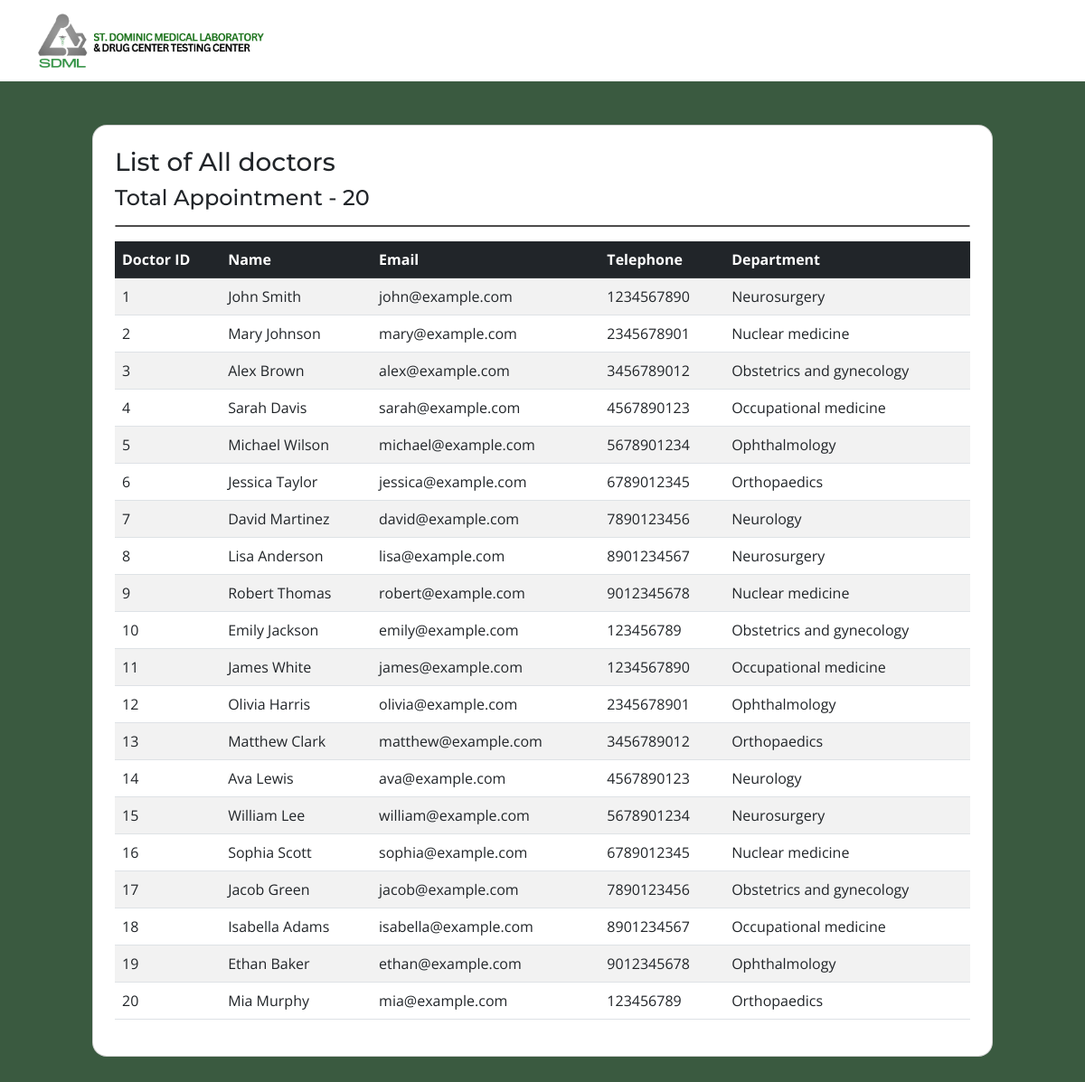
Screenshot of /all_doctors.php (signed in) with the database file from the repository.
### tables this page shows
CREATE TABLE IF NOT EXISTS `doctor` (
	  `docid` int(11) NOT NULL AUTO_INCREMENT,
	  `docemail` varchar(255) DEFAULT NULL,
	  `docname` varchar(255) DEFAULT NULL,
	  `docpassword` varchar(255) DEFAULT NULL,
	  `doctel` varchar(15) DEFAULT NULL,
	  `specialties` int(2) DEFAULT NULL,
	  PRIMARY KEY (`docid`),
	  FOREIGN KEY (specialties) REFERENCES specialties(ID)
	);

CREATE TABLE `specialties` (
	  `id` int NOT NULL,
	  `sname` varchar(50) DEFAULT NULL,
	  PRIMARY KEY (`id`)
	);

### all_doctors.php (the view, shortened to what this page needs)
<?php
require_once "config.php";
$sql = "	SELECT * from doctor";
$result = $mysqli->query($sql);
$rowCount = mysqli_num_rows($result)
?>
 <!DOCTYPE html>
<html lang="en">
<head>
  <link href="assets/vendor/bootstrap/css/bootstrap.min.css" rel="stylesheet">
  <link href="assets/vendor/bootstrap-icons/bootstrap-icons.css" rel="stylesheet">
  <link href="assets/css/patient.css" rel="stylesheet">
</head>
<body>
<?php include 'adminheader.php';?>
<div class ="mb-5 mt-5">
    <div class="row d-flex justify-content-center align-items-center h-100">
      <div class="col col-xl-10">
        <div class="card" style="border-radius: 1rem; background-color: white;">
        <div class="card-body p-4 p-lg-12">
        <h3>List of All doctors</h3>
        <h4>Total Appointment - <?php echo $rowCount;?></h4>
          <hr class="app"></hr>
          <table class="table table-striped table-default ">
    <thead class="table-dark">
            <th>Doctor ID  </th>
            <th>Name</th>
            <th>Email</th>
            <th>Telephone</th>
            <th>Department</th>
            </div>
<?php
$sql1 = "	SELECT doctor.docid, doctor.docemail, doctor.docname, doctor.docpassword, doctor.doctel, specialties.sname
FROM doctor
JOIN specialties ON doctor.specialties = specialties.id;";
$result1 = $mysqli->query($sql1);
if ($result1->num_rows > 0) {
    while ($row = $result1->fetch_assoc()) {
        echo "<tr>";
        echo "<td>" . $row['docid'] . "</td>";
        echo "<td>" . $row['docname'] . "</td>";
        echo "<td>" . $row['docemail'] . "</td>";
        echo "<td>" . $row['doctel'] . "</td>";
        echo "<td>" . $row['sname'] . "</td>";
        echo "</tr>";
    }
} else {
    echo "<tr><td colspan='4'>No data available</td></tr>";
}
?>
                  </div>
        </div>
      </div>
    </div>
</body>
</body>
</html>

### adminheader.php (shortened to what this page needs)
<link href="assets/css/main.css" rel="stylesheet">
<link href="assets/css/admin.css" rel="stylesheet">
<header id="header mb-5" class="header d-flex align-items-center">
<div class="container-fluid container-xl d-flex align-items-center justify-content-between ">
  <a href="index.php" class="logo d-flex align-items-center">
    <img src ="assets/img/logoName.png" width="250" height="60" >
  </a>
</header>

### assets/css/patient.css (style rules this page uses)
:root { --font-default: "Open Sans", system-ui, -apple-system, "Segoe UI", Roboto, "Helvetica Neue", Arial, "Noto Sans", "Liberation Sans", sans-serif, "Apple Color Emoji", "Segoe UI Emoji", "Segoe UI Symbol", "Noto Color Emoji"; --font-primary: "Montserrat", sans-serif; --font-secondary: "Poppins", sans-serif; }
:root { --color-default: #222222; --color-primary: #008374; --color-secondary: #f85a40; }
:root { scroll-behavior: smooth; }
body { font-family: var(--font-default); color: var(--color-default); background: #3A5A40;; }
a { color: var(--color-primary); text-decoration: none; }
h1, h2, h3, h4, h5, h6 { font-family: var(--font-primary); }
.header { transition: all 0.5s; z-index: 997; height: 90px; background-color: var(--color-primary); }
.header .logo img { max-height: 70px; margin-right: 6px; }
hr.app { border: 1px solid #4d4c4c; opacity:1; border-radius:2px; }

### assets/css/main.css (style rules this page uses)
:root { --font-default: "Open Sans", system-ui, -apple-system, "Segoe UI", Roboto, "Helvetica Neue", Arial, "Noto Sans", "Liberation Sans", sans-serif, "Apple Color Emoji", "Segoe UI Emoji", "Segoe UI Symbol", "Noto Color Emoji"; --font-primary: "Montserrat", sans-serif; --font-secondary: "Poppins", sans-serif; }
:root { --color-default: #222222; --color-primary: #3A5A40; --color-header: #ffffff; --color-secondary: #f85a40; }
:root { scroll-behavior: smooth; }
body { font-family: var(--font-default); color: var(--color-default); }
a { color: var(--color-primary); text-decoration: none; }
h1, h2, h3, h4, h5, h6 { font-family: var(--font-primary); }
.header { transition: all 0.5s; z-index: 997; height: 90px; background-color: var(--color-header); }
.header .logo img { max-height: 80px; margin-right: 6px; }

### assets/css/admin.css (style rules this page uses)
body { background-color:#3A5A40 ; }

### rows the page displays
doctor: docid "1", docname "John Smith", docemail "john@example.com", doctel "1234567890", specialties.sname "Neurosurgery"
doctor: docid "2", docname "Mary Johnson", docemail "mary@example.com", doctel "2345678901", specialties.sname "Nuclear medicine"
doctor: docid "3", docname "Alex Brown", docemail "alex@example.com", doctel "3456789012", specialties.sname "Obstetrics and gynecology"
doctor: docid "4", docname "Sarah Davis", docemail "sarah@example.com", doctel "4567890123", specialties.sname "Occupational medicine"
doctor: docid "5", docname "Michael Wilson", docemail "michael@example.com", doctel "5678901234", specialties.sname "Ophthalmology"
doctor: docid "6", docname "Jessica Taylor", docemail "jessica@example.com", doctel "6789012345", specialties.sname "Orthopaedics"
doctor: docid "7", docname "David Martinez", docemail "david@example.com", doctel "7890123456", specialties.sname "Neurology"
doctor: docid "8", docname "Lisa Anderson", docemail "lisa@example.com", doctel "8901234567", specialties.sname "Neurosurgery"
doctor: docid "9", docname "Robert Thomas", docemail "robert@example.com", doctel "9012345678", specialties.sname "Nuclear medicine"
doctor: docid "10", docname "Emily Jackson", docemail "emily@example.com", doctel "123456789", specialties.sname "Obstetrics and gynecology"
doctor: docid "11", docname "James White", docemail "james@example.com", doctel "1234567890", specialties.sname "Occupational medicine"
doctor: docid "12", docname "Olivia Harris", docemail "olivia@example.com", doctel "2345678901", specialties.sname "Ophthalmology"
doctor: docid "13", docname "Matthew Clark", docemail "matthew@example.com", doctel "3456789012", specialties.sname "Orthopaedics"
doctor: docid "14", docname "Ava Lewis", docemail "ava@example.com", doctel "4567890123", specialties.sname "Neurology"
doctor: docid "15", docname "William Lee", docemail "william@example.com", doctel "5678901234", specialties.sname "Neurosurgery"
doctor: docid "16", docname "Sophia Scott", docemail "sophia@example.com", doctel "6789012345", specialties.sname "Nuclear medicine"
doctor: docid "17", docname "Jacob Green", docemail "jacob@example.com", doctel "7890123456", specialties.sname "Obstetrics and gynecology"
doctor: docid "18", docname "Isabella Adams", docemail "isabella@example.com", doctel "8901234567", specialties.sname "Occupational medicine"
doctor: docid "19", docname "Ethan Baker", docemail "ethan@example.com", doctel "9012345678", specialties.sname "Ophthalmology"
doctor: docid "20", docname "Mia Murphy", docemail "mia@example.com", doctel "123456789", specialties.sname "Orthopaedics"

### other values shown
$rowCount "20"
